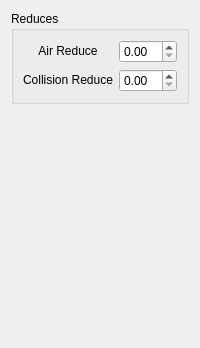
        <widget class="QWidget" name="tab_4">
         <property name="layoutDirection">
          <enum>Qt::LeftToRight</enum>
         </property>
         <attribute name="title">
          <string>Physics</string>
         </attribute>
         <layout class="QVBoxLayout" name="verticalLayout_5">
          <item>
           <widget class="QGroupBox" name="groupBox_4">
            <property name="title">
             <string>Reduces</string>
            </property>
            <layout class="QGridLayout" name="gridLayout_3">
             <property name="sizeConstraint">
              <enum>QLayout::SetMinAndMaxSize</enum>
             </property>
             <item row="0" column="0">
              <widget class="QLabel" name="label_26">
               <property name="text">
                <string>&lt;center&gt;Air Reduce&lt;/center&gt;</string>
               </property>
              </widget>
             </item>
             <item row="0" column="1">
              <widget class="QDoubleSpinBox" name="airReduceBox">
               <property name="sizePolicy">
                <sizepolicy hsizetype="Expanding" vsizetype="Fixed">
                 <horstretch>0</horstretch>
                 <verstretch>0</verstretch>
                </sizepolicy>
               </property>
               <property name="maximum">
                <double>1.000000000000000</double>
               </property>
               <property name="singleStep">
                <double>0.100000000000000</double>
               </property>
              </widget>
             </item>
             <item row="1" column="0">
              <widget class="QLabel" name="label_27">
               <property name="text">
                <string>&lt;center&gt;Collision Reduce&lt;/center&gt;</string>
               </property>
              </widget>
             </item>
             <item row="1" column="1">
              <widget class="QDoubleSpinBox" name="colReduceBox">
               <property name="sizePolicy">
                <sizepolicy hsizetype="Expanding" vsizetype="Fixed">
                 <horstretch>0</horstretch>
                 <verstretch>0</verstretch>
                </sizepolicy>
               </property>
               <property name="maximum">
                <double>1.000000000000000</double>
               </property>
               <property name="singleStep">
                <double>0.100000000000000</double>
               </property>
              </widget>
             </item>
            </layout>
           </widget>
          </item>
          <item>
           <spacer name="verticalSpacer_5">
            <property name="orientation">
             <enum>Qt::Vertical</enum>
            </property>
            <property name="sizeHint" stdset="0">
             <size>
              <width>20</width>
              <height>233</height>
             </size>
            </property>
           </spacer>
          </item>
         </layout>
        </widget>
